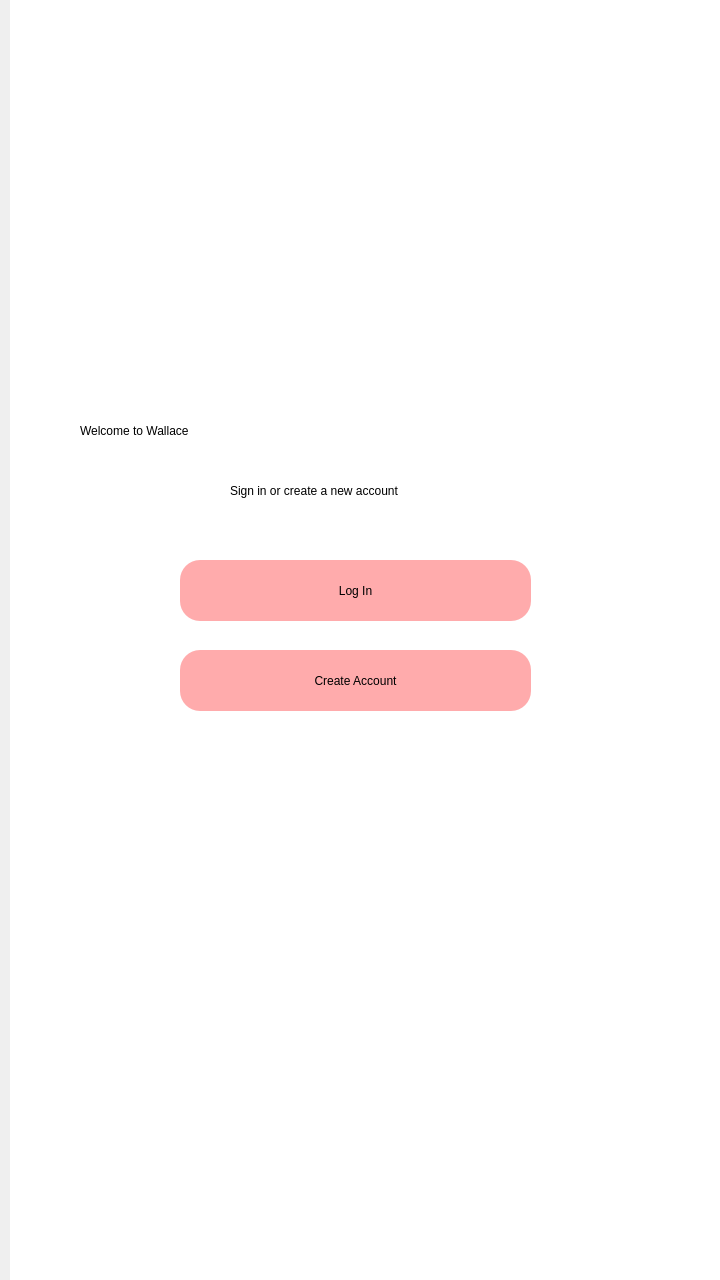
<?xml version="1.0" encoding="UTF-8"?>
<ui version="4.0">
 <class>Dialog</class>
 <widget class="QDialog" name="Dialog">
  <property name="geometry">
   <rect>
    <x>0</x>
    <y>0</y>
    <width>720</width>
    <height>1280</height>
   </rect>
  </property>
  <property name="windowTitle">
   <string>Dialog</string>
  </property>
  <widget class="QWidget" name="widget" native="true">
   <property name="geometry">
    <rect>
     <x>10</x>
     <y>0</y>
     <width>720</width>
     <height>1280</height>
    </rect>
   </property>
   <property name="styleSheet">
    <string notr="true">background-color: rgb(255, 255, 255);

</string>
   </property>
   <widget class="QLabel" name="label">
    <property name="geometry">
     <rect>
      <x>70</x>
      <y>390</y>
      <width>561</width>
      <height>81</height>
     </rect>
    </property>
    <property name="styleSheet">
     <string notr="true">color: rgb(0, 0, 0);
font: 36pt &quot;Monospace&quot;;
</string>
    </property>
    <property name="text">
     <string>Welcome to Wallace</string>
    </property>
   </widget>
   <widget class="QLabel" name="label_2">
    <property name="geometry">
     <rect>
      <x>220</x>
      <y>470</y>
      <width>241</width>
      <height>41</height>
     </rect>
    </property>
    <property name="styleSheet">
     <string notr="true">color: rgb(0, 0, 0);
font: 10pt &quot;Monospace&quot;;
</string>
    </property>
    <property name="text">
     <string>Sign in or create a new account</string>
    </property>
   </widget>
   <widget class="QPushButton" name="Login">
    <property name="geometry">
     <rect>
      <x>170</x>
      <y>560</y>
      <width>351</width>
      <height>61</height>
     </rect>
    </property>
    <property name="styleSheet">
     <string notr="true">color: rgb(0, 0, 0);
background-color: rgb(255, 171, 172);
border-radius:20px;
font: 16pt &quot;Monospace&quot;;</string>
    </property>
    <property name="text">
     <string>Log In</string>
    </property>
   </widget>
   <widget class="QPushButton" name="Account">
    <property name="geometry">
     <rect>
      <x>170</x>
      <y>650</y>
      <width>351</width>
      <height>61</height>
     </rect>
    </property>
    <property name="styleSheet">
     <string notr="true">color: rgb(0, 0, 0);
background-color: rgb(255, 171, 172);
border-radius:20px;
font: 16pt &quot;Monospace&quot;;</string>
    </property>
    <property name="text">
     <string>Create Account</string>
    </property>
   </widget>
  </widget>
 </widget>
 <resources/>
 <connections/>
</ui>
